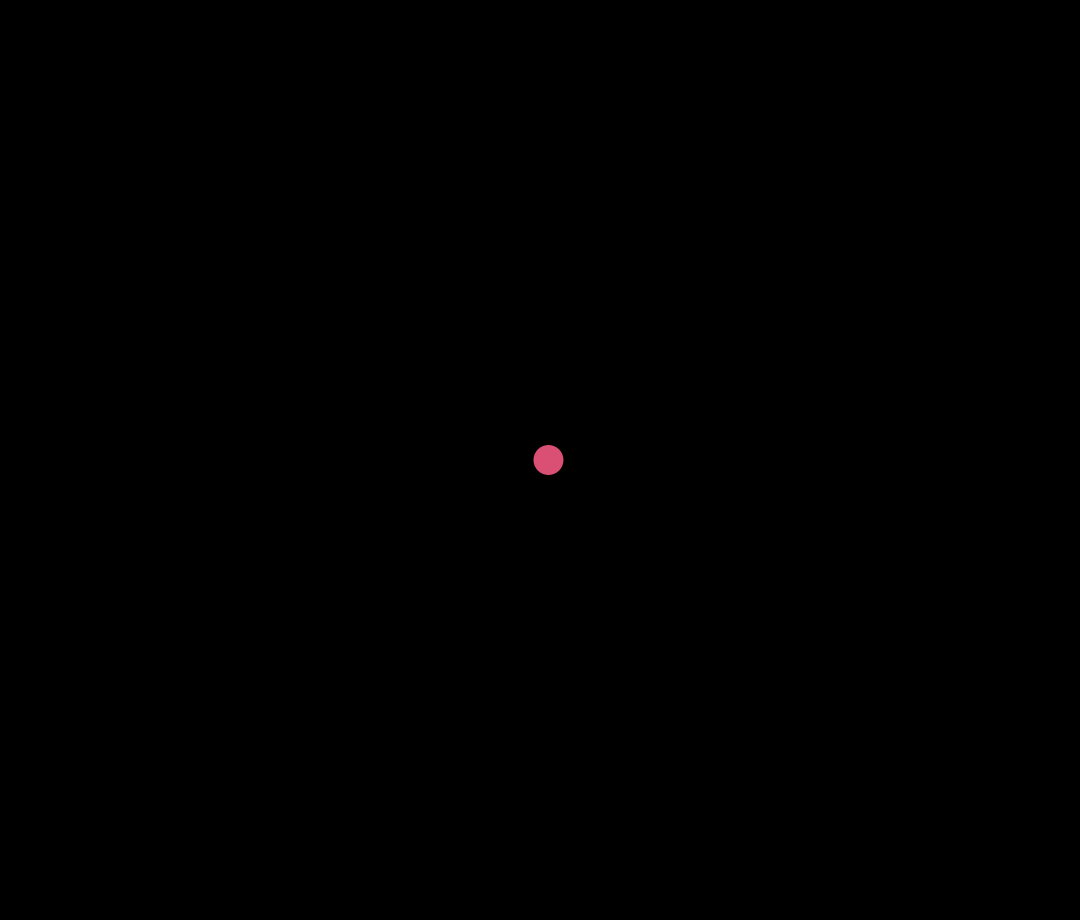
Frame 1 (no input)
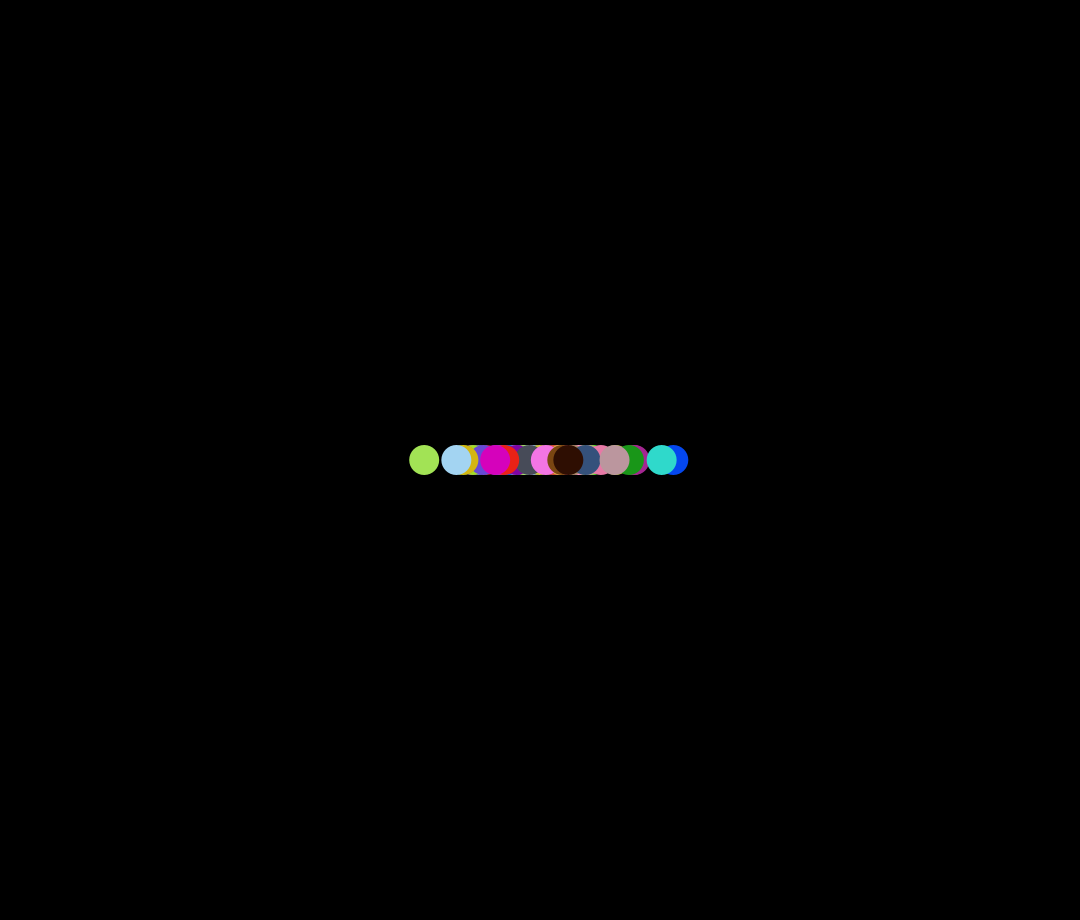
Frame 60 (the mouse pressed at the canvas centre just before this capture)
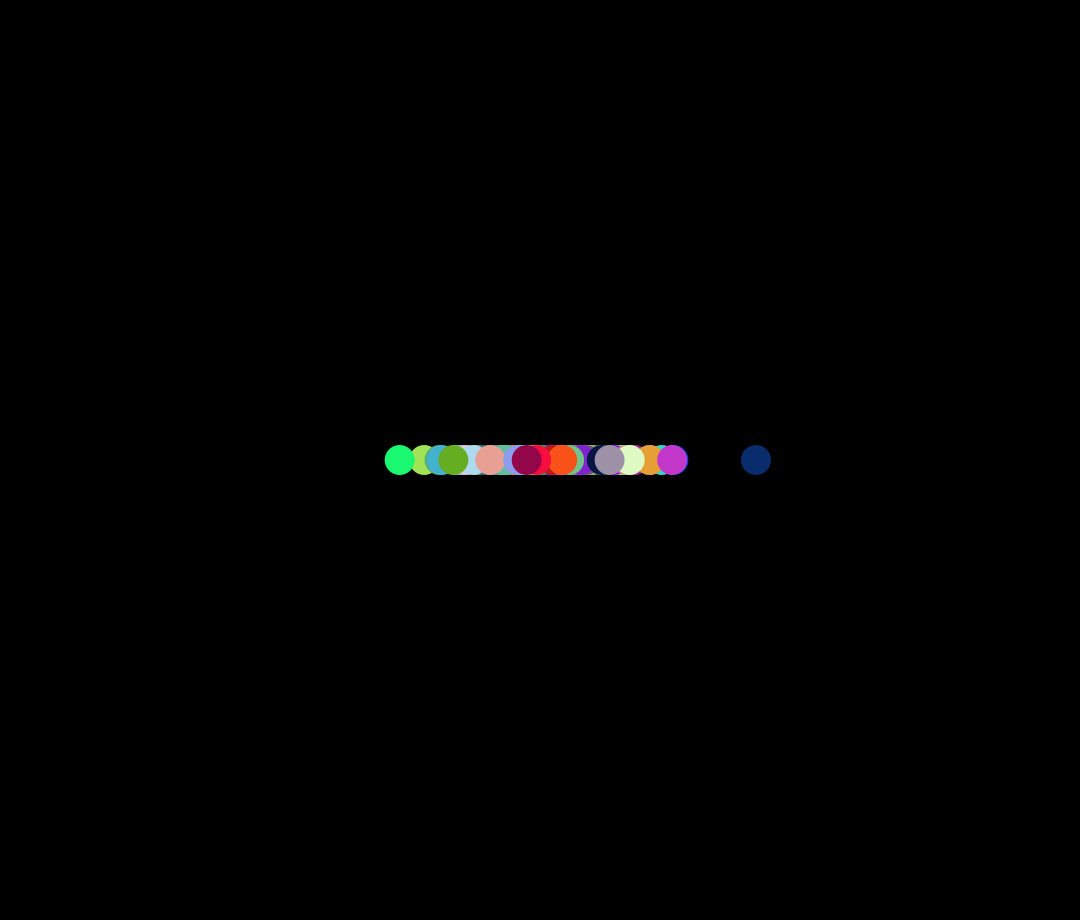
Frame 120 (the mouse held since frame 60 and released just before this capture)

The Processing sketch that drew these frames (run headless with seeded random() and noise(); from frame 60 on, the mouse is pressed at the canvas centre):

// Processing sketch: Introduction_4_Example
// ── Introduction_4_Example.pde
void setup()
{
    size(1080,920);
    background(0);
}

void draw()
{
  //make Guassian w/ random color ovals
  float x = randomGaussian();
  
  float sd = 60;
  float mean = width/2;
  
  x = (x*sd)+mean;
  
  fill(random(0,255),random(0,255),random(0,255));
  noStroke();
  ellipse(x,height/2,30,30);
}
